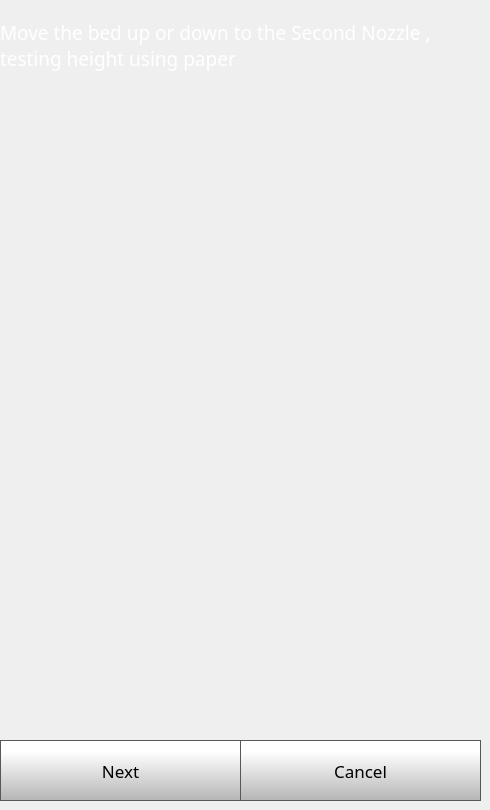
    <widget class="QWidget" name="nozzleHeightStep1Page">
     <widget class="QPushButton" name="nozzleHeightStep1NextButton">
      <property name="geometry">
       <rect>
        <x>0</x>
        <y>740</y>
        <width>241</width>
        <height>61</height>
       </rect>
      </property>
      <property name="font">
       <font>
        <family>Gotham</family>
        <pointsize>13</pointsize>
       </font>
      </property>
      <property name="styleSheet">
       <string notr="true">QPushButton {
     border: 1px solid rgb(87, 87, 87);
	background-color: qlineargradient(spread:pad, x1:0, y1:1, x2:0, y2:0.188, stop:0 rgba(180, 180, 180, 255), stop:1 rgba(255, 255, 255, 255));


}

QPushButton:pressed {
    background-color: qlineargradient(x1: 0, y1: 0, x2: 0, y2: 1,
                                      stop: 0 #dadbde, stop: 1 #f6f7fa);
}

QPushButton:flat {
    border: none; /* no border for a flat push button */
}

QPushButton:default {
    border-color: navy; /* make the default button prominent */
}

QPushButton:focus {
	outline: none;
}</string>
      </property>
      <property name="text">
       <string>Next</string>
      </property>
      <property name="iconSize">
       <size>
        <width>40</width>
        <height>40</height>
       </size>
      </property>
     </widget>
     <widget class="QPushButton" name="nozzleHeightStep1CancelButton">
      <property name="geometry">
       <rect>
        <x>240</x>
        <y>740</y>
        <width>241</width>
        <height>61</height>
       </rect>
      </property>
      <property name="font">
       <font>
        <family>Gotham</family>
        <pointsize>13</pointsize>
       </font>
      </property>
      <property name="styleSheet">
       <string notr="true">QPushButton {
     border: 1px solid rgb(87, 87, 87);
	background-color: qlineargradient(spread:pad, x1:0, y1:1, x2:0, y2:0.188, stop:0 rgba(180, 180, 180, 255), stop:1 rgba(255, 255, 255, 255));


}

QPushButton:pressed {
    background-color: qlineargradient(x1: 0, y1: 0, x2: 0, y2: 1,
                                      stop: 0 #dadbde, stop: 1 #f6f7fa);
}

QPushButton:flat {
    border: none; /* no border for a flat push button */
}

QPushButton:default {
    border-color: navy; /* make the default button prominent */
}

QPushButton:focus {
	outline: none;
}</string>
      </property>
      <property name="text">
       <string>Cancel</string>
      </property>
      <property name="iconSize">
       <size>
        <width>40</width>
        <height>40</height>
       </size>
      </property>
     </widget>
     <widget class="QLabel" name="calibrateLabel_19">
      <property name="geometry">
       <rect>
        <x>0</x>
        <y>10</y>
        <width>471</width>
        <height>71</height>
       </rect>
      </property>
      <property name="font">
       <font>
        <family>Gotham</family>
        <pointsize>14</pointsize>
        <weight>50</weight>
        <bold>false</bold>
       </font>
      </property>
      <property name="styleSheet">
       <string notr="true">color: rgb(255, 255, 255);</string>
      </property>
      <property name="text">
       <string>Move the bed up or down to the Second Nozzle , testing height using paper </string>
      </property>
      <property name="wordWrap">
       <bool>true</bool>
      </property>
     </widget>
    </widget>
